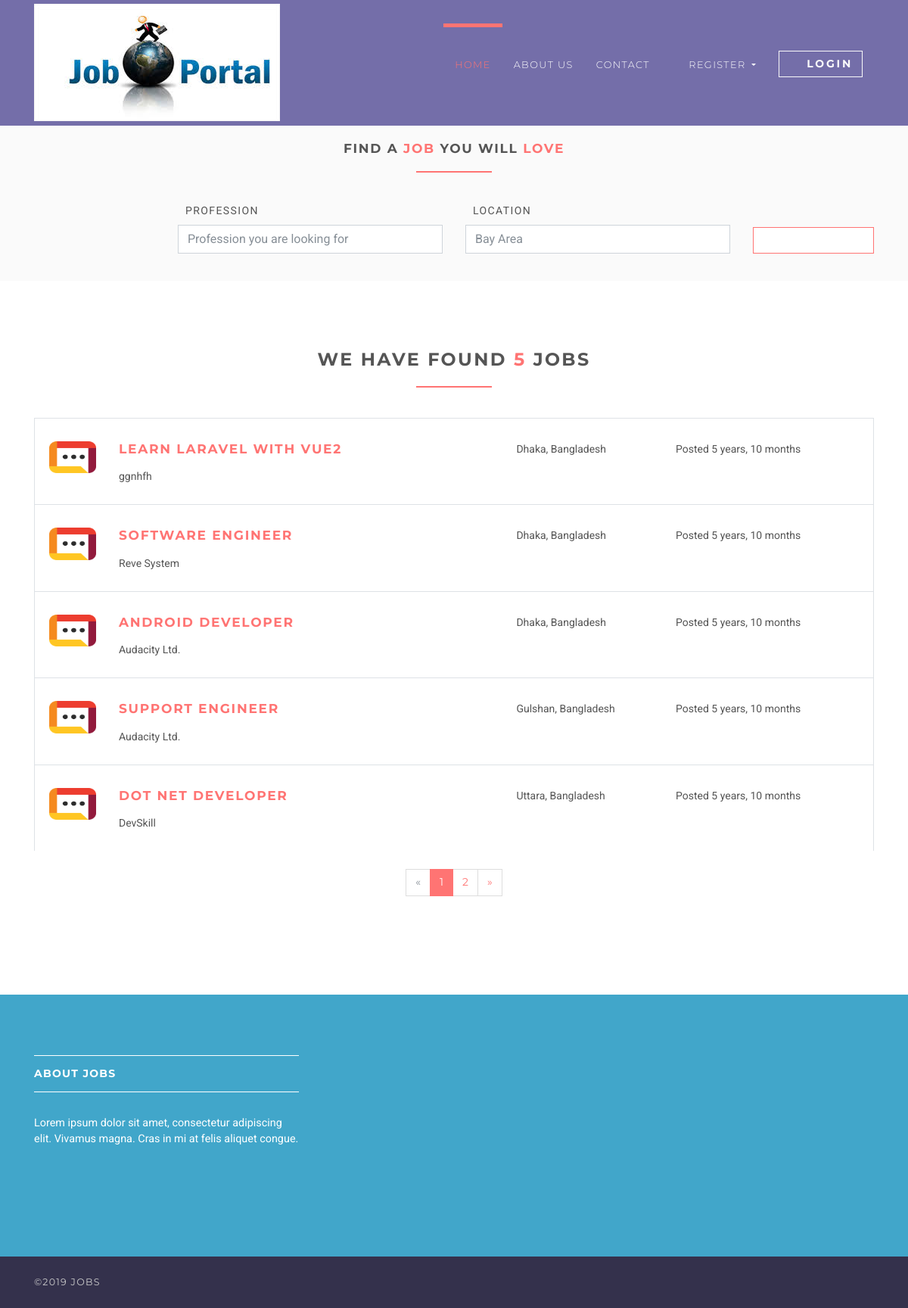
Page /jobs on the committed database.
### jobsapp/models.py (models this page shows, shortened)
class Job(models.Model):
    user = models.ForeignKey(User, on_delete=models.CASCADE)
    title = models.CharField(max_length=300)
    description = models.TextField()
    location = models.CharField(max_length=150)
    type = models.CharField(choices=JOB_TYPE, max_length=10)
    category = models.CharField(max_length=100)
    last_date = models.DateTimeField()
    company_name = models.CharField(max_length=100)
    company_description = models.CharField(max_length=300)
    website = models.CharField(max_length=100, default="")
    created_at = models.DateTimeField(default=timezone.now)
    filled = models.BooleanField(default=False)

### jobsapp/views/home.py (the view)
# urls.py: path('jobs', JobListView.as_view(), name='jobs'),
class JobListView(ListView):
    model = Job
    template_name = 'jobs/jobs.html'
    context_object_name = 'jobs'
    paginate_by = 5

### templates/jobs/jobs.html (shortened to what this page needs)
{% extends 'base.html' %}
{% load static %}
{% block content %}
    <section class="job-form-section job-form-section--compressed">
        <div class="container">
            <h4 class="heading">Find a <span class="accent">job </span> you will <span class="accent">love</span></h4>
            <form id="job-main-form" method="get" action="#" class="job-main-form">
                <div class="controls">
                    <div class="row align-items-end">
                        <div class="col-sm-1 col-lg-2"></div>
                        <div class="col-sm-5 col-lg-4 form-group">
                            <label for="profession">Profession</label>
                            <input type="text" id="profession" name="profession"
                                   placeholder="Profession you are looking for" class="form-control">
                        </div>
                        <div class="col-sm-5 col-lg-4 form-group">
                            <label for="location">Location</label>
                            <input type="text" id="location" name="location" placeholder="Any particular location?"
                                   value="Bay Area" class="form-control">
                        </div>
                        <div class="col-sm-1 col-lg-2 form-group">
                            <button type="submit" name="name"
                                    class="btn btn-outline-white-primary job-main-form__button">
                                <i class="fa fa-search"></i>
                            </button>
                        </div>
                    </div>
                </div>
            </form>
        </div>
    </section>
    <section>
        <div class="container">
            <h3 class="heading">We have found <span class="accent">{{ jobs.count }}</span> jobs</h3>
            {% for job in jobs %}
                <div class="job-listing  ">
                    <div class="row">
                        <div class="col-md-12 col-lg-6">
                            <div class="row">
                                <div class="col-2">
                                    <img src="{% static 'img/company-1.png' %}"
                                         alt="Ipsioou " class="img-fluid">
                                </div>
                                <div class="col-10">
                                    <h4 class="job__title"><a
                                            href="{% url 'jobs:jobs-detail' job.id %}">{{ job.title }}</a></h4>
                                    <p class="job__company">
                                        {{ job.company_name }}
                                    </p>
                                </div>
                            </div>
                        </div>
                        <div class="col-10 col-md-3 col-lg-2 ml-auto"><i class="fa fa-map-marker job__location"></i>
                            {{ job.location }}
                        </div>
                        <div class="col-10 col-md-3 col-lg-3 ml-auto">
                            <p>Posted {{ job.created_at|timesince }}</p>
                        </div>
                    </div>
                </div>
            {% endfor %}
            {% if is_paginated %}
                <div class="row">
                    <div class="col-md-12">
                        <nav aria-label="Page navigation example" class="d-flex justify-content-center mt-4 mb-4">
                            <ul class="pagination">
                                {% if page_obj.has_previous %}
                                    <li class="page-item">
                                        <a href="?page={{ page_obj.previous_page_number }}"
                                           class="page-link">&laquo;</a>
                                    </li>
                                {% else %}
                                    <li class="page-item disabled">
                                        <a class="page-link">&laquo;</a>
                                    </li>
                                {% endif %}
                                {% for i in page_obj.paginator.page_range %}
                                    {% if page_obj.number == i %}
                                        <li class="page-item active">
                                            <a class="page-link">{{ i }}</a>
                                        </li>
                                    {% else %}
                                        <li class="page-item">
                                            <a href="?page={{ i }}" class="page-link">{{ i }}</a>
                                        </li>
                                    {% endif %}
                                {% endfor %}
                                {% if page_obj.has_next %}
                                    <li class="page-item">
                                        <a href="?page={{ page_obj.next_page_number }}" class="page-link">&raquo;</a>
                                    </li>
                                {% else %}
                                    <li class="page-item disabled">
                                        <a class="page-link">&raquo;</a>
                                    </li>
                                {% endif %}
                            </ul>
                        </nav>
                    </div>
                </div>
            {% endif %}
        </div>
    </section>
{% endblock %}

### static/css/style.default.css (style rules this page uses)
html { height:100% }
body { height:100% }
section { position:relative;padding-top:90px;padding-bottom:90px }
button { cursor:pointer }
.heading { text-align:center;margin-bottom:40px }
.heading:after { content:" ";display:block;width:100px;height:2px;margin:20px auto 20px;background:#ff7473 }
a,button { -webkit-transition:all .2s ease-out;transition:all .2s ease-out }
a i.fa,button i.fa { margin:0 5px }
.accent { color:#ff7473 }
.job-form-section { padding:80px 0;background:#fafafa }
.job-form-section .job-main-form { margin-bottom:40px }
.job-form-section .job-main-form label { text-transform:uppercase;letter-spacing:0.1em;margin-left:10px }
.job-form-section.job-form-section--compressed { padding:20px }
.job-form-section.job-form-section--compressed .job-main-form { margin-bottom:0 }
.job-main-form__button { margin-top:15px;display:block;width:100% }
.job-listing { border:solid 1px #dee2e6;border-bottom:none;padding-top:30px;padding-bottom:10px;padding-left:19px;padding-right:15px;clear:both;-webkit-transition:all .2s ease-out;transition:all .2s ease-out }
.job__title { margin-top:0 }
.job__location { margin-right:5px;color:#868e96 }
.btn { font-weight:700;font-family:"Montserrat",Helvetica,Arial,sans-serif;border:1px solid transparent;text-transform:uppercase;letter-spacing:0.2em;padding:.375rem .75rem;font-size:.875rem;line-height:1.5;border-radius:0;-webkit-transition:background-color 0.15s ease-in-out,border-color 0.15s ease-in-out,-webkit-box-shadow 0.15s ease-in-out;transition:background-color 0.15s ease-in-out,border-color 0.15s ease-in-out,-webkit-box-shadow 0.15s ease-in-out;transition:background-color 0.15s ease-in-out,border-color 0.15s ease-in-out,box-shadow 0.15s ease-in-out;transition:background-color 0.15s ease-in-out,border-color 0.15s ease-in-out,box-shadow 0.15s ease-in-out,-webkit-box-shadow 0.15s ease-in-out }
.btn-outline-white-primary { color:#ff7473;background-color:#fff;background-image:none;border-color:#ff7473 }
body { font-family:"Roboto",Helvetica,Arial,sans-serif;font-size:.875rem;font-weight:400;line-height:1.5;color:#555;background-color:#fff }
a { color:#ff7473;text-decoration:none }
h1,h2,h3,h4,h5,h6,.h1,.h2,.h3,.h4,.box-simple h3,.box-image .name h3,.box-image-text .top .name h3,.box-image-text .top .name h4,.h5,.h6 { margin-bottom:1rem;font-family:"Montserrat",Helvetica,Arial,sans-serif;font-weight:700;line-height:1.2;color:#555;text-transform:uppercase;letter-spacing:0.1em }
h3,.h3 { font-size:1.4875rem }
h4,.h4,.box-simple h3,.box-image .name h3,.box-image-text .top .name h3,.box-image-text .top .name h4 { font-size:1.0675rem }
.page-item:first-child .page-link { border-top-left-radius:0rem;border-bottom-left-radius:0rem }
.page-item:last-child .page-link { border-top-right-radius:0rem;border-bottom-right-radius:0rem }
.page-item.active .page-link { color:#fff;background-color:#ff7473;border-color:#ff7473 }
.page-item.disabled .page-link { color:#868e96;background-color:#fff;border-color:#ddd }
.page-link { padding:.5rem .75rem;line-height:1.25;color:#ff7473;background-color:#fff;border:1px solid #ddd;font-family:"Montserrat",Helvetica,Arial,sans-serif }
.form-control { padding:.375rem .75rem;font-size:1rem;line-height:1.5;color:#868e96;background-color:#fff;border:1px solid #ced4da;border-radius:0;-webkit-transition:border-color ease-in-out 0.15s,-webkit-box-shadow ease-in-out 0.15s;transition:border-color ease-in-out 0.15s,-webkit-box-shadow ease-in-out 0.15s;transition:border-color ease-in-out 0.15s,box-shadow ease-in-out 0.15s;transition:border-color ease-in-out 0.15s,box-shadow ease-in-out 0.15s,-webkit-box-shadow ease-in-out 0.15s }
.form-control::placeholder { color:#868e96 }

### rows in the picture
Job: title "LEARN LARAVEL WITH VUE2", company_name "ggnhfh", location "Dhaka, Bangladesh", created_at "5 years, 10 months"
Job: title "SOFTWARE ENGINEER", company_name "Reve System", location "Dhaka, Bangladesh", created_at "5 years, 10 months"
Job: title "ANDROID DEVELOPER", company_name "Audacity Ltd.", location "Dhaka, Bangladesh", created_at "5 years, 10 months"
Job: title "SUPPORT ENGINEER", company_name "Audacity Ltd.", location "Gulshan, Bangladesh", created_at "5 years, 10 months"
Job: title "DOT NET DEVELOPER", company_name "DevSkill", location "Uttara, Bangladesh", created_at "5 years, 10 months"

### other values in the picture
{{ jobs.count }} "5"
{{ i }} "1"
{{ i }} "2"
